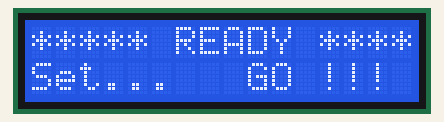
The sketch below on a simulated Arduino Uno, built with avr-gcc and run on an emulated ATmega328P. On the bench: 16×2 character LCD.

Above: at 0.3 s.

The sketch:

lcdtest.ino
```cpp
#include <LiquidCrystal.h>

//DEFINE LIQUID CRYSTAL PINS

#define LQCR_RS 2
#define LQCR_EN 3
#define LQCR_D0 4
#define LQCR_D1 5
#define LQCR_D2 6
#define LQCR_D3 7
#define LQCR_D4 8
#define LQCR_D5 9
#define LQCR_D6 10
#define LQCR_D7 30

//INITIALIZE LIQUID CRYSTAL DISPLAY

LiquidCrystal lcd(LQCR_RS, LQCR_EN, LQCR_D0, LQCR_D1, LQCR_D2, LQCR_D3, LQCR_D4, LQCR_D5, LQCR_D6, LQCR_D7);

void setup(){
  //SETUP LCD columns and rows:
  lcd.begin(16, 2);

  lcd.clear();
  delay(20);
  lcd.print("***** READY ****");
  delay(100);

  lcd.setCursor(0,1);
  lcd.print("Set...");
  delay(100);

  lcd.setCursor(9,1);
  lcd.print("GO !!!");
}
```
